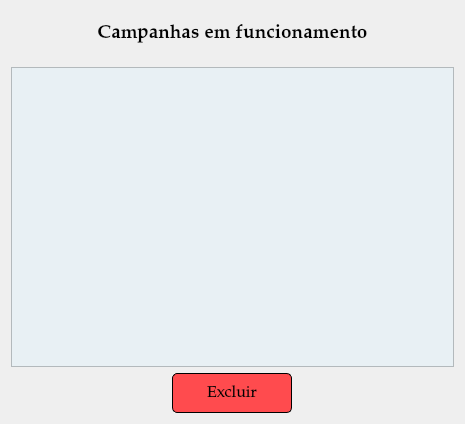
                          <widget class="QWidget" name="scrollAreaWidgetContents_11">
                           <property name="geometry">
                            <rect>
                             <x>0</x>
                             <y>0</y>
                             <width>465</width>
                             <height>424</height>
                            </rect>
                           </property>
                           <layout class="QVBoxLayout" name="verticalLayout_29">
                            <item>
                             <widget class="QLabel" name="label_recipients_6">
                              <property name="minimumSize">
                               <size>
                                <width>0</width>
                                <height>50</height>
                               </size>
                              </property>
                              <property name="font">
                               <font>
                                <family>Palatino Linotype</family>
                                <pointsize>16</pointsize>
                                <weight>75</weight>
                                <bold>true</bold>
                               </font>
                              </property>
                              <property name="text">
                               <string>&lt;html&gt;&lt;head/&gt;&lt;body&gt;&lt;p&gt;&lt;span style=&quot; font-size:14pt;&quot;&gt;Campanhas em funcionamento&lt;/span&gt;&lt;/p&gt;&lt;/body&gt;&lt;/html&gt;</string>
                              </property>
                              <property name="alignment">
                               <set>Qt::AlignCenter</set>
                              </property>
                             </widget>
                            </item>
                            <item>
                             <widget class="QListWidget" name="listWidget_message_5">
                              <property name="font">
                               <font>
                                <family>Palatino Linotype</family>
                                <pointsize>12</pointsize>
                               </font>
                              </property>
                              <property name="styleSheet">
                               <string notr="true">background-color: rgb(232, 240, 244);</string>
                              </property>
                             </widget>
                            </item>
                            <item alignment="Qt::AlignHCenter">
                             <widget class="QPushButton" name="button_excluir_message_5">
                              <property name="sizePolicy">
                               <sizepolicy hsizetype="Fixed" vsizetype="Fixed">
                                <horstretch>0</horstretch>
                                <verstretch>0</verstretch>
                               </sizepolicy>
                              </property>
                              <property name="minimumSize">
                               <size>
                                <width>120</width>
                                <height>40</height>
                               </size>
                              </property>
                              <property name="font">
                               <font>
                                <family>Palatino Linotype</family>
                                <pointsize>12</pointsize>
                               </font>
                              </property>
                              <property name="cursor">
                               <cursorShape>PointingHandCursor</cursorShape>
                              </property>
                              <property name="styleSheet">
                               <string notr="true">QPushButton{
background-color: rgb(255, 75, 78);
border: 1px solid;
border-radius:5px
}

QPushButton:hover
{
background-color: rgb(212, 220, 226);
color: rgb(0, 0, 0);
}
</string>
                              </property>
                              <property name="text">
                               <string>Excluir</string>
                              </property>
                             </widget>
                            </item>
                           </layout>
                          </widget>
